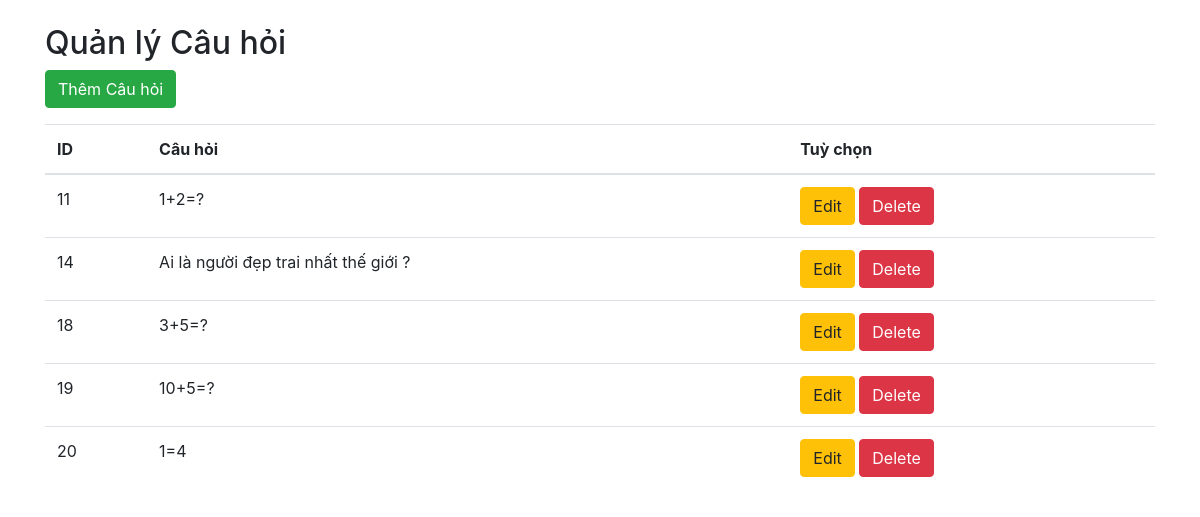
Page /manage_questions.php on the committed database.
### tables this page shows
CREATE TABLE `questions` (
  `id` int(6) UNSIGNED NOT NULL,
  `question` varchar(255) NOT NULL,
  `option1` varchar(255) NOT NULL,
  `option2` varchar(255) NOT NULL,
  `option3` varchar(255) NOT NULL,
  `option4` varchar(255) NOT NULL,
  `correct_option` varchar(255) NOT NULL
);

### php/dbhelp.php (called while the page is built, shortened)
<?php
function getDbConnection() {
    $conn = mysqli_connect(HOST, USERNAME, PASSWORD, DATABASE);
    return $conn;
}
function executeResult($sql) {
    $conn = getDbConnection();
    $resultset = mysqli_query($conn, $sql);
    $list = [];
    if ($resultset) {
        while ($row = mysqli_fetch_array($resultset, 1)) {
            $list[] = $row;
        }
    } else {
        echo "Lỗi: " . mysqli_error($conn);
    }
    return $list;
}
?>

### manage_questions.php (the view, shortened to what this page needs)
<?php
require_once('php/dbhelp.php');
$sql = "SELECT * FROM questions";
$questions = executeResult($sql);
?>
<!DOCTYPE html>
<html lang="en">
<head>
    <link rel="stylesheet" href="https://maxcdn.bootstrapcdn.com/bootstrap/4.4.1/css/bootstrap.min.css">
</head>
<body>
<div class="container">
    <h2 class="mt-4">Quản lý Câu hỏi</h2>
    <button class="btn btn-success mb-3" onclick="showAddQuestionModal()">Thêm Câu hỏi</button>
    <table class="table">
        <thead>
            <tr>
                <th>ID</th>
                <th>Câu hỏi</th>
                <th>Tuỳ chọn</th>
            </tr>
        </thead>
        <tbody>
            <?php foreach ($questions as $question): ?>
                <tr>
                    <td><?= $question['id'] ?></td>
                    <td><?= $question['question'] ?></td>
                    <td>
                        <button class="btn btn-warning" onclick="loadEditQuestion(<?= $question['id'] ?>)">Edit</button>
                        <button class="btn btn-danger" onclick="deleteQuestion(<?= $question['id'] ?>)">Delete</button>
                    </td>
                </tr>
            <?php endforeach; ?>
        </tbody>
    </table>
</div>
</body>
</html>

### manage_questions.php (style rules this page uses)
.table { opacity: 0; animation: fadeIn 1s forwards; }

### rows in the picture
questions: id "11", question "1+2=?"
questions: id "14", question "Ai là người đẹp trai nhất thế giới ?"
questions: id "18", question "3+5=?"
questions: id "19", question "10+5=?"
questions: id "20", question "1=4"
